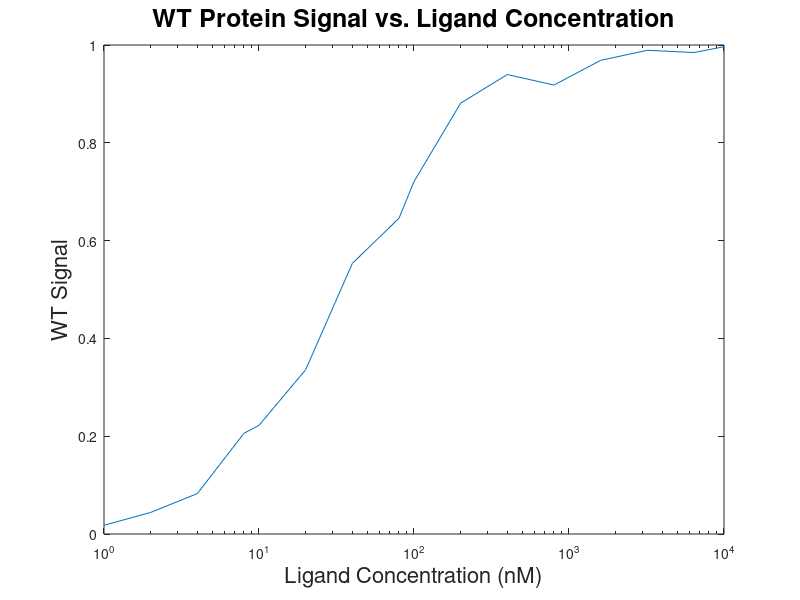

Reproduce this figure in MATLAB. (Note: this script raises an error after producing the figure.)
%This assignment is Cell Engineering HW#1 for Fall 2018
%Author:  Gordon Sun
%Date:    20180915
%
%This program uses nonlinear least squares on wild-type and mutant protein/ligand interaction data to...
%Assumptions:  Assuming steady state.
%This file outputs 4 graphs

function myFlag = CellEng_HW1_2018Template()
clear; close all; clc;
%Wild-Type Data.  [L] (nM) vs signal

L0   = [1 2 4 8 10 20 40 80 100 200 400 800 1600 3200 6400 1e4];   % Given ligand concentration (independent variable)
WT   = [0.0178
    0.0441
    0.0826
    0.2060
    0.2222
    0.336
    0.5533
    0.6457
    0.7207
    0.8811
    0.9396
    0.9181
    0.9686
    0.9892
    0.9846
    0.9965
    ]';   % WT Signal (dependent variable)
MUT  = [0.0312
    0.0786
    0.1454
    0.2432
    0.2727
    0.3208
    0.4602
    0.4346
    0.6288
    0.5175
    0.5519
    0.5978
    0.5546
    0.7384
    0.7198
    0.6828
    ]';   % Mut Signal (dependent variable)

beta0 = [0, 0];      % Parameter 1:  Initial Guesses: Constant of Proportionality between fraction saturated and signal
% Parameter 2:  Initial Guesses: Kd [=] nM

[WT_beta, WT_res] = nlinfit(L0, WT, @binding, beta0);    % WT_beta = [proportionality constant, Kd] , ** This needs to be filled in to run **

%Plots experimental wild-type data
figure;
semilogx(L0, WT);  % what you are plotting
xlabel('Ligand Concentration (nM)', 'FontSize', 16);
ylabel('WT Signal', 'FontSize', 16);
title('WT Protein Signal vs. Ligand Concentration', 'FontSize', 18);
axis([ ]);

%Plots fit of wild-type data
hold on;
p =  L0; % this is your array of ligand points to use for fitting
WT_fit = WT_beta(1) * p ./ (p + WT_beta(2)); % this will be a function of WT_beta(1) WT_beta(2), and p
semilogx(L0, WT_fit); % what you are plotting
legend('Raw WT data', 'WT Fit');
hold off;

%Plots Residuals
figure;
semilogx(L0, WT_res);  % what you are plotting
xlabel('Ligand Concentration (nM)', 'FontSize', 16);
ylabel('Residuals', 'FontSize', 16);
title('WT Residuals', 'FontSize', 18);
axis([  ]);

%Repeat with Mutant Data Below.  [L] (nM) vs Mutant Signal

return; 


%------------------Function that describes the curve that data points are fit to--------------
function signal = binding(beta, L)
Var1   = beta(1);
Var2   = beta(2);
signal  =  Var1 * L ./ (L + Var2); % Will be a function of L and what you name as Variables (Var1 and Var2), equation from class
return;